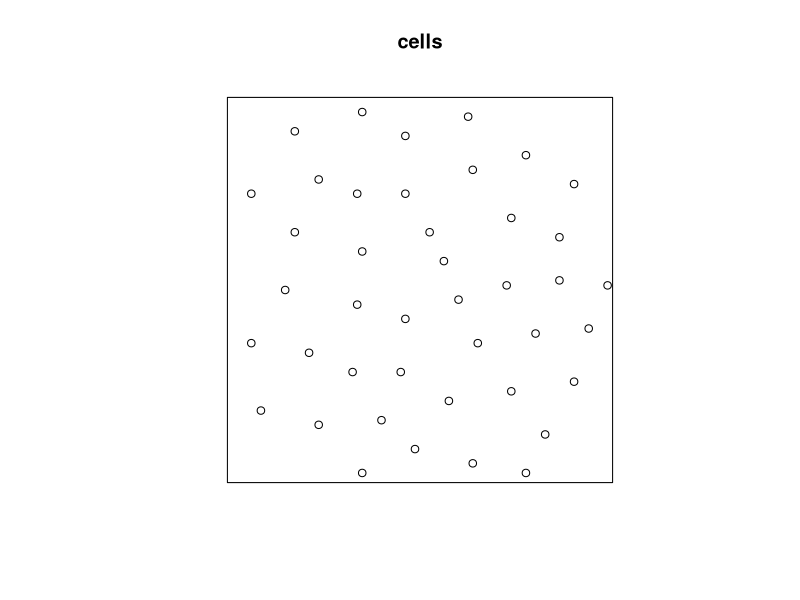
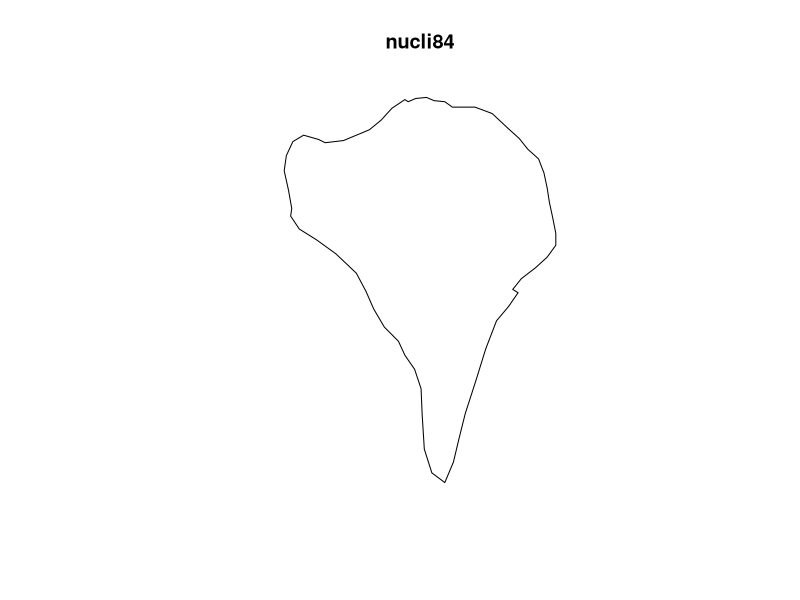
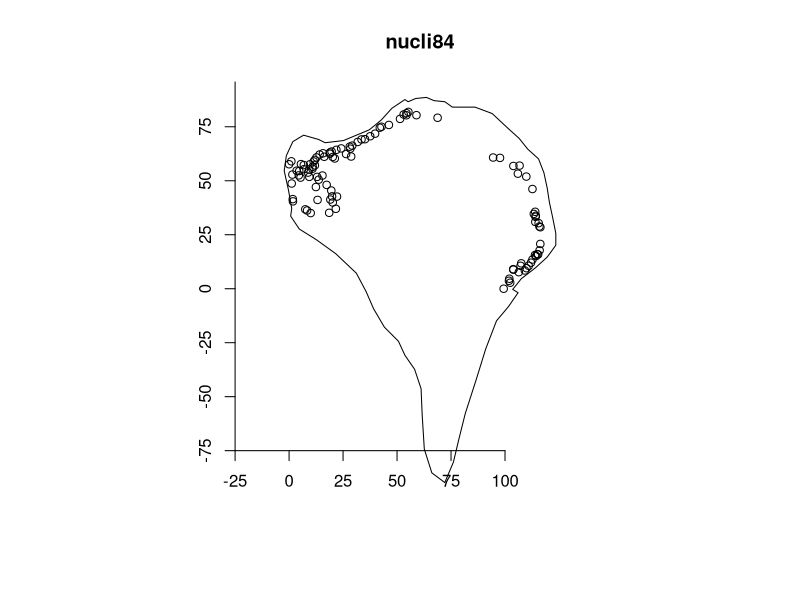
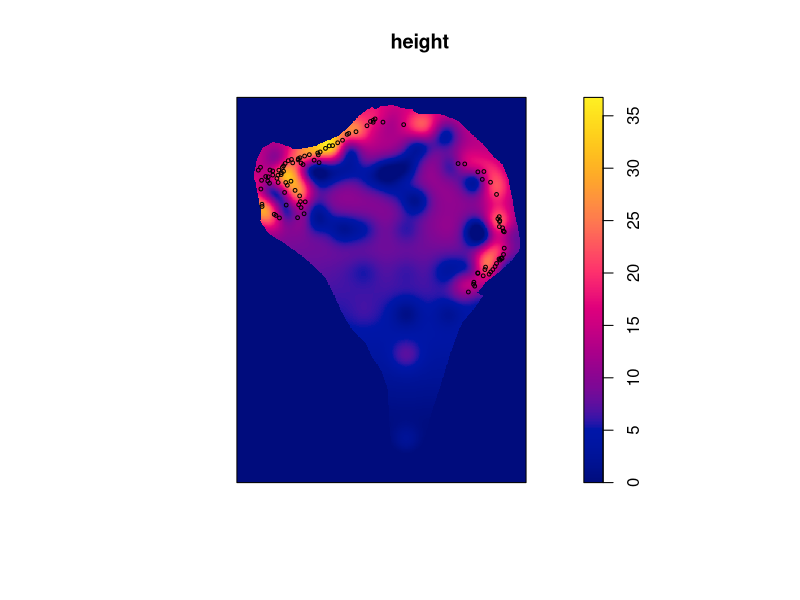
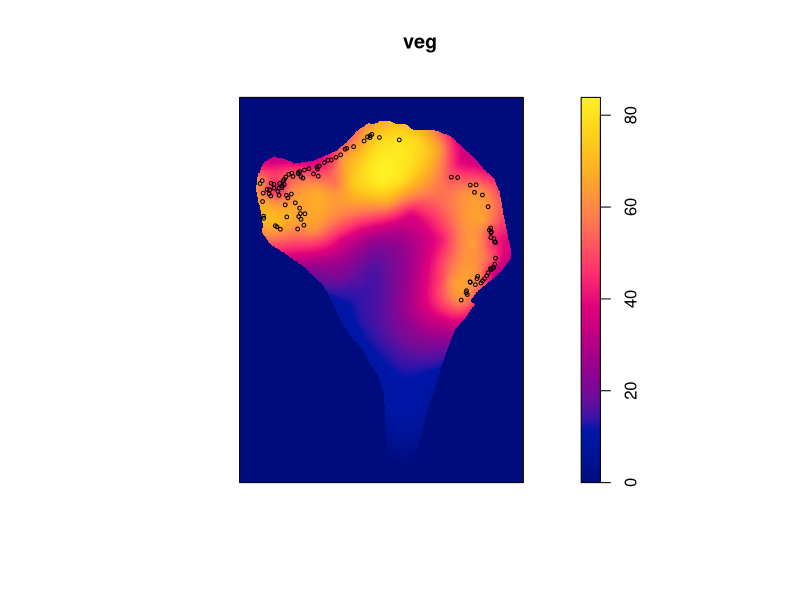
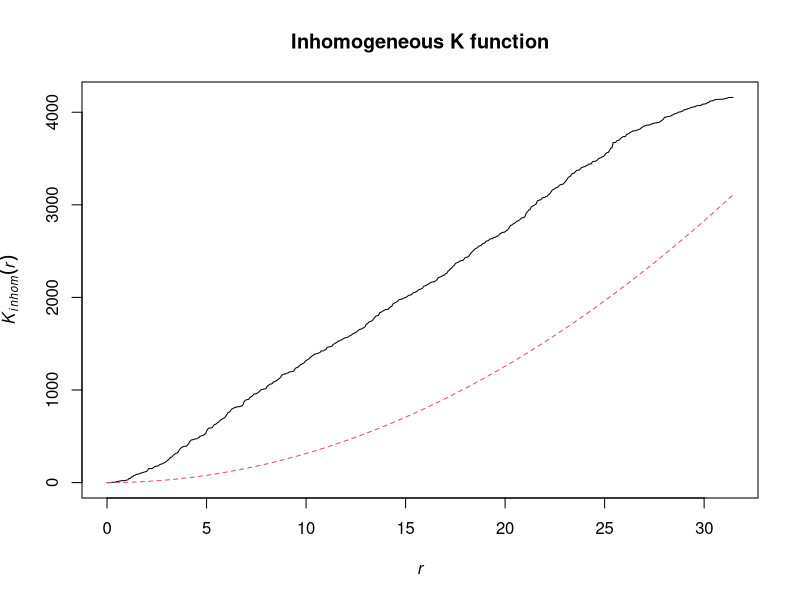
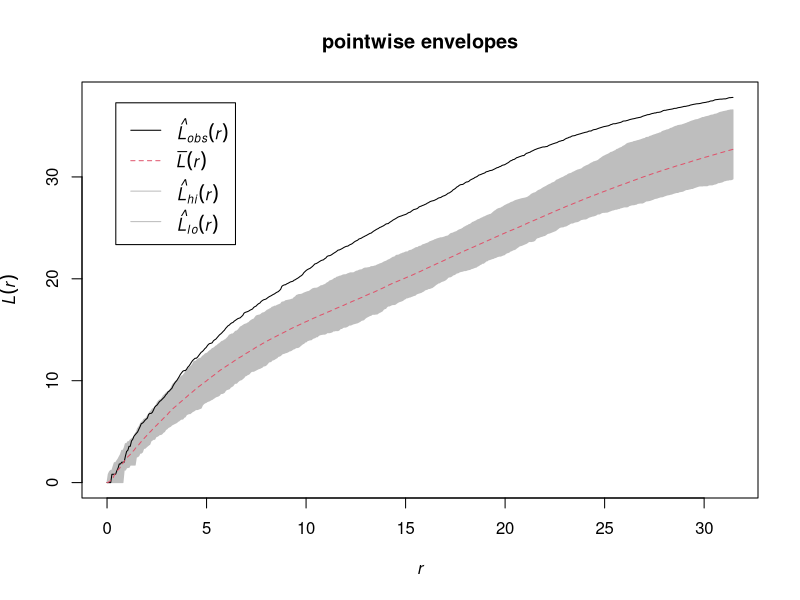
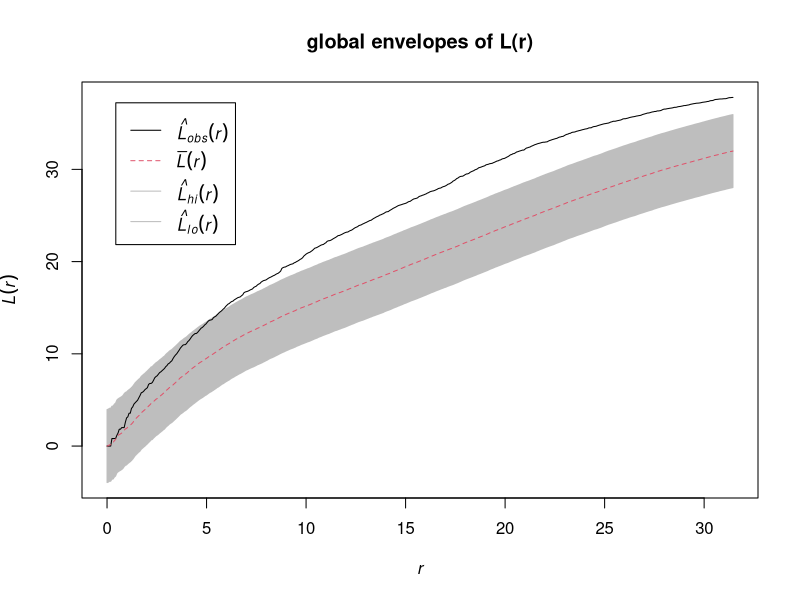

Source code (R) for these figures, in order: (Note: this script raises an error after producing the figures.)
library(spatstat)

# Empty space function
data(cells)
?cells
plot(cells)
class(cells)





########################
# Inhomogeneous Data ##
#######################

nucli.84=read.table(file="nucli84.txt",header=T,sep="\t")
poly.84=read.table(file="poly84.txt",header=T,sep="\t")

#Create ppp object
summary(nucli.84)

min.X=min(nucli.84$X)
min.Y=min(nucli.84$Y)

nucli.84$X=nucli.84$X-min.X
nucli.84$Y=nucli.84$Y-min.Y
summary(nucli.84)

#Create ppp object
# Poligon
poligon=poly.84
summary(poly.84)
poligon$X=poligon$X-min.X
poligon$Y=poligon$Y-min.Y
summary(poligon)


pol.illa<-list(x=poligon$X,y=poligon$Y)
plot(owin(poly=pol.illa),main="nucli84")
n84p=ppp(nucli.84$X,nucli.84$Y,poly=pol.illa)
plot(n84p,main="nucli84")
axis(1,at=c(seq(-25,100,by=25)),pos=c(-75,0))
axis(2,at=c(seq(-75,100,by=25)),pos=c(-25,0))



# Covariables: height and vegetation

# Load data
grid<-read.table("grid.txt",header=T)
grid_veg<-read.table("grid_veg.txt",header=T)

mat<-as.matrix(read.table("height.txt"))
height<-im(mat,grid$x,grid$y)
plot(height,axis=T)
plot(n84p, add=T, cex=0.5)


mat<-as.matrix(read.table("veg.txt"))
veg<-im(mat,grid_veg$x,grid_veg$y)
plot(veg,axis=T)
plot(n84p, add=T, cex=0.5)


# Inhomogeneous PP
fit <- ppm(n84p, ~height + veg)
lam <- predict(fit, locations = n84p)
Ki <- Kinhom(n84p, lam,correction="none")
plot(Ki, main = "Inhomogeneous K function",legend=F)

# Envelope
E <- envelope(fit, Lest, nsim = 39, rank = 1,correction="none")
plot(E, main = "pointwise envelopes")

E <- envelope(fit, Lest, nsim = 19, rank = 1, global = TRUE,correction="none")
plot(E, main = "global envelopes of L(r)")


# Models

#Thomas
fit <- kppm(n84p, ~height + veg, "Thomas")
fit

plot(fit, what="statistic")
plot(fit)

plot(predict(fit))
plot(n84p, add = TRUE, pch = "+")


# Envelope
E <- envelope(fit, Lest, nsim = 39, rank = 1,correction="none")
plot(E, main = "pointwise envelopes")

E <- envelope(fit, Lest, nsim = 19, rank = 1, global = TRUE,correction="none")
plot(E, main = "global envelopes of L(r)")


#Simulate data
Xsim=rThomas(fit$par[1], sqrt(fit$par[2]), fit$mu, win=n84p$window)
plot(Xsim)


# Matern
fitM <- kppm(n84p, ~height + veg, "MatClust")
fitM
plot(fitM,what="statistic")


#Simulate data
Xsim=rMatClust(fitM$par[1],fitM$par[2],fitM$mu,win=n84p$window)
plot(Xsim)

E <- envelope(fitM, Lest, nsim = 19, rank = 1, global = TRUE,correction="none")
plot(E, main = "global envelopes of L(r)")


plot(predict(fitM))
plot(n84p, add = TRUE, pch = "+")


# Log Gaussian Cox
fitLG <- kppm(n84p, ~height+veg, "LGCP")
fitLG

plot(fitLG,what="statistic")
plot(fitLG)

sLG<-fitLG$par[1]
aLG<-fitLG$par[2]

# Covariance at distance 10
sLG*exp(-(6/aLG))

#Autocorrelation function
r<-seq(0,20,1)
plot(r,exp(-(r/aLG)),type="l")

# Range with autocorrelation = 0.2
aLG*log(0.2)*(-1)

# simulation

# Trend function

trend=as.im(log(predict(fitLG)),W=n84p$window)
# Xsim=rLGCP("exp", mu =trend, var=fitLG$modelpar[1],scale=fitLG$modelpar[2],win=n84p$window)
plot(Xsim)

# E <- envelope(fitLG, Lest, nsim = 19, rank = 1, global = TRUE,correction="none",
#               simulate=expression(Xsim=rLGCP("exp", mu = trend, var=fitLG$modelpar[1],scale=fitLG$modelpar[2],win=n84p$window)
# ))

plot(E, main = "global envelopes of L(r)", legend=F)



#### Gibbs process ####

# Area Interaction
# It takes some time 80s
# df=data.frame(r=seq(3,6,by=0.5))
# date()
# pfit=profilepl(df,AreaInter,n84p,~height+veg,
#                correction="none")
# date()
# pfit
# plot(pfit)

# fitA<-ppm(n84p, ~height+veg, AreaInter(r=3.5))
summary(fitA)
plot(fitA)

E <- envelope(fitA, Lest, nsim = 19, rank = 1, global = TRUE,correction="none")
plot(E, main = "global envelopes of L(r)")


# Geyer
df=data.frame(r=seq(4,15,by=0.5),sat=1:23)
pfit=profilepl(df,Geyer,n84p,~height+veg,correction="none")
pfit
plot(pfit)

sat<-2:7
r<-5:10

library(tidyr)

df=as.data.frame(crossing(r,sat))
pfit=profilepl(df,Geyer,n84p,~height+veg,correction="none")
pfit
plot(pfit)


fitG=ppm(n84p, ~height+veg, Geyer(r = 6, sat = 7))
fitG
summary(fitG)
plot(fitG)



# E <- envelope(fitG, Lest, nsim = 19, rank = 1, global = TRUE,correction="none",
#               simulate=expression(Xsim=rLGCP("exp", mu = trend, var=fitLG$modelpar[1],scale=fitLG$modelpar[2],win=n84p$window)
#               ))
# plot(E, main = "global envelopes of L(r)")


AIC(fitA)
AIC(fitG)


fitG2=ppm(n84p, ~height, Geyer(r = 6, sat = 7))
AIC(fitG2)
summary(fitG2)
plot(fitG2)


#Smoothed residuals
#Smoothed residuals
diagnose.ppm(fitG2, which = "smooth",type="pearson",rbord=0)

# Null standard deviation = 1/(2*bandwidth*sqrt(pi))
0.0158*2


# Lurking variable plot
lurking(fitG2, expression(x), type = "raw",envelope=T)
lurking(fitG2, expression(y), type = "raw",envelope=T)
lurking(fitG2, height, type = "raw",envelope=T)
